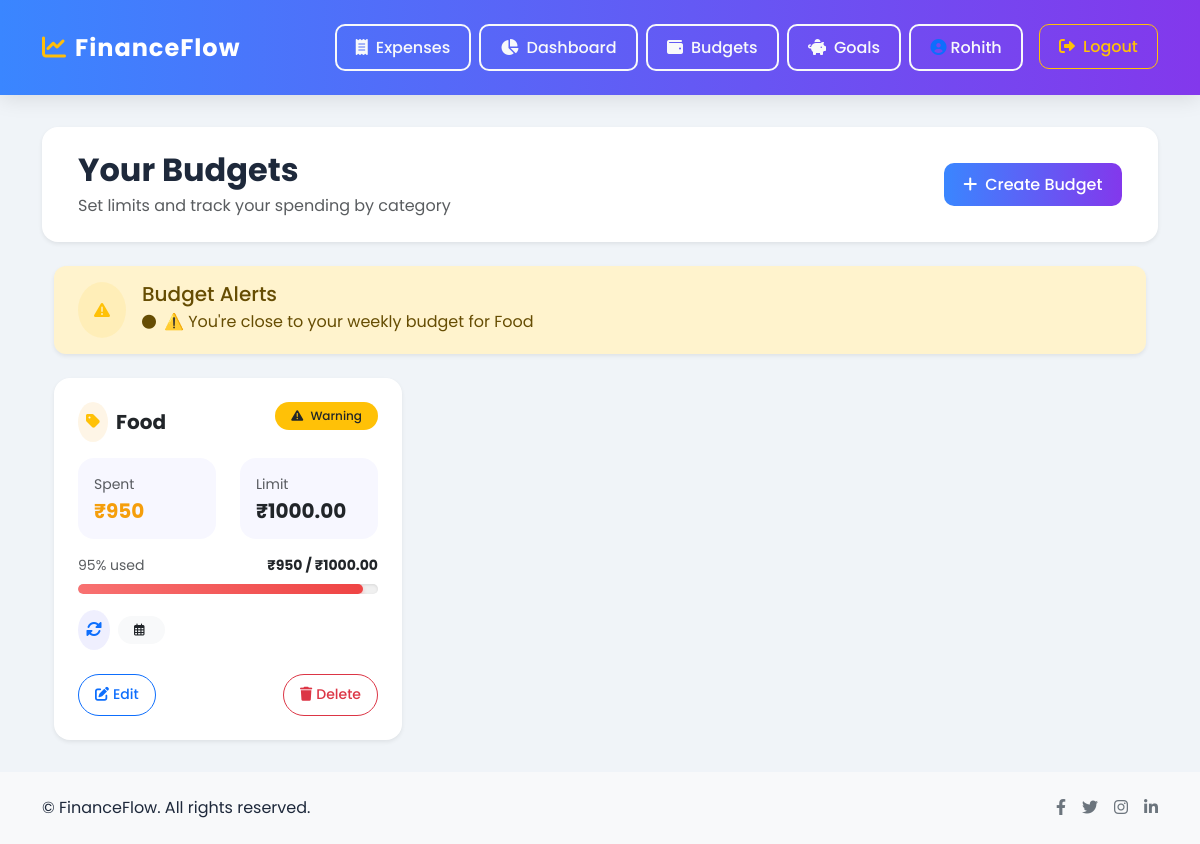
/budgets/list/ (signed in), run on the app's committed database.
### users/models.py (models this page shows)
class CustomUser(AbstractUser):
    preferred_currency = models.CharField(max_length=10, default='INR')

### budgets/models.py (models this page shows)
class Budget(models.Model):
    user = models.ForeignKey(CustomUser, on_delete=models.CASCADE)
    category = models.CharField(max_length=50)
    limit = models.DecimalField(max_digits=10, decimal_places=2)
    period = models.CharField(max_length=10, choices=[('Monthly', 'Monthly'), ('Weekly', 'Weekly')])
    created_at = models.DateTimeField(auto_now_add=True)

### budgets/views.py (the view)
# urls.py: path('list/', views.view_budgets, name='view_budgets'),
@login_required
def view_budgets(request):
    budgets = Budget.objects.filter(user=request.user)
    alerts = []
    total_spent_all = Decimal('0.00')
    for budget in budgets:
        if budget.period == 'Monthly':
            start_date = date.today().replace(day=1)
        elif budget.period == 'Weekly':
            start_date = date.today() - timedelta(days=7)
        else:
            start_date = None
        spent = Expense.objects.filter(
            user=request.user,
            category=budget.category,
            date__gte=start_date
        ).aggregate(Sum('amount'))['amount__sum'] or Decimal('0.00')
        total_spent_all += spent
        if spent >= budget.limit:
            alerts.append(f"⚠️ You have exceeded your {budget.period.lower()} budget for {budget.category}")
        elif spent >= Decimal('0.8') * budget.limit:
            alerts.append(f"⚠️ You're close to your {budget.period.lower()} budget for {budget.category}")
        budget.spent = spent
        try:
            budget.percentage = (spent / budget.limit) * 100
        except ZeroDivisionError:
            budget.percentage = 0
        if spent >= budget.limit:
            budget.status = 'over'
        elif spent >= Decimal('0.7') * budget.limit:
            budget.status = 'warning'
        elif spent >= Decimal('0.5') * budget.limit:
            budget.status = 'halfway'
        else:
            budget.status = 'good'
    return render(request, 'budgets/list.html', {
        'budgets': budgets,
        'alerts': alerts,
        'total_spent': total_spent_all
    })

### expenses/templatetags/expense_filters.py (called while the page is built)
@register.filter(name='multiply')
def multiply(value, arg):
    try:
        return float(value) * float(arg)
    except (ValueError, TypeError):
        return ''

### templates/budgets/list.html (shortened to what this page needs)
{% extends 'base.html' %}
{% load expense_filters %}
{% block content %}
<div class="animate__animated animate__fadeIn">
    <div class="bg-white rounded-4 shadow-sm p-4 mb-4">
        <div class="container">
            <div class="d-flex flex-column flex-md-row justify-content-between align-items-md-center">
                <div class="mb-3 mb-md-0">
                    <h1 class="h2 fw-bold mb-1">Your Budgets</h1>
                    <p class="text-muted mb-0">Set limits and track your spending by category</p>
                </div>
                <div class="d-flex">
                    <a href="{% url 'add_budget' %}" class="btn btn-primary animate__animated animate__pulse animate__repeat-2">
                        <i class="fas fa-plus me-2"></i>Create Budget
                    </a>
                </div>
            </div>
        </div>
    </div>
    <div class="container">
        {% if alerts %}
        <div class="alert alert-warning animate__animated animate__fadeIn shadow-sm mb-4">
            <div class="d-flex">
                <div class="rounded-circle bg-warning bg-opacity-10 p-3 me-3 d-flex align-items-center justify-content-center">
                    <i class="fas fa-exclamation-triangle text-warning"></i>
                </div>
                <div>
                    <h5 class="alert-heading mb-1">Budget Alerts</h5>
                    <ul class="list-unstyled mb-0">
                        {% for alert in alerts %}
                        <li class="mb-1"><i class="fas fa-circle me-2 small"></i>{{ alert }}</li>
                        {% endfor %}
                    </ul>
                </div>
            </div>
        </div>
        {% endif %}
        <div class="row g-4">
        {% for budget in budgets %}
            <div class="col-md-6 col-lg-4 animate__animated animate__fadeInUp" style="animation-delay: {{ forloop.counter0|multiply:0.1 }}s">
                <div class="card h-100 border-0 shadow-sm overflow-hidden">
                    <div class="card-body p-4">
                        <div class="d-flex justify-content-between align-items-start mb-3">
                            <div class="d-flex align-items-center">
                                <div class="rounded-circle p-2 me-2" style="
                                    {% if budget.status == 'over' %}
                                        background-color: rgba(239, 68, 68, 0.1);
                                    {% elif budget.status == 'warning' %}
                                        background-color: rgba(245, 158, 11, 0.1);
                                    {% else %}
                                        background-color: rgba(16, 185, 129, 0.1);
                                    {% endif %}
                                ">
                                    <i class="fas fa-tag text-{% if budget.status == 'over' %}danger{% elif budget.status == 'warning' %}warning{% else %}success{% endif %}"></i>
                                </div>
                                <h5 class="card-title mb-0 fw-bold">{{ budget.category }}</h5>
                            </div>
                            <span class="badge {% if budget.status == 'over' %}bg-danger{% elif budget.status == 'warning' %}bg-warning text-dark{% else %}bg-success{% endif %} rounded-pill px-3 py-2">
                                <i class="fas {% if budget.status == 'over' %}fa-exclamation-circle{% elif budget.status == 'warning' %}fa-exclamation-triangle{% else %}fa-check-circle{% endif %} me-1"></i>
                                {{ budget.status|title }}
                            </span>
                        </div>
                        <div class="row mb-3">
                            <div class="col-6">
                                <div class="p-3 rounded-4" style="background-color: rgba(99, 102, 241, 0.05);">
                                    <div class="text-muted small mb-1">Spent</div>
                                    <div class="fw-bold h5 mb-0" style="
                                        {% if budget.spent >= budget.limit %}
                                            color: #ef4444;
                                        {% elif budget.spent >= budget.limit|multiply:0.7 %}
                                            color: #f59e0b;
                                        {% elif budget.spent >= budget.limit|multiply:0.5 %}
                                            color: #3b82f6;
                                        {% else %}
                                            color: #10b981;
                                        {% endif %}
                                    ">₹{{ budget.spent }}</div>
                                </div>
                            </div>
                            <div class="col-6">
                                <div class="p-3 rounded-4" style="background-color: rgba(99, 102, 241, 0.05);">
                                    <div class="text-muted small mb-1">Limit</div>
                                    <div class="fw-bold h5 mb-0">₹{{ budget.limit }}</div>
                                </div>
                            </div>
                        </div>
                        <div class="mb-3">
                            <div class="d-flex justify-content-between align-items-center mb-2">
                                <span class="text-muted small">{{ budget.percentage|floatformat:0 }}% used</span>
                                <span class="small fw-bold">₹{{ budget.spent }} / ₹{{ budget.limit }}</span>
                            </div>
                            <div class="progress" style="height: 10px; border-radius: 20px; background-color: #f0f0f0; box-shadow: inset 0 1px 3px rgba(0,0,0,0.1);">
                                <div class="progress-bar progress-bar-striped progress-bar-animated"
                                    role="progressbar"
                                    style="width: {{ budget.percentage|floatformat:2 }}%; border-radius: 20px;
                                    {% if budget.percentage < 50 %}
                                        background: linear-gradient(90deg, #34d399 0%, #10b981 100%);
                                    {% elif budget.percentage < 90 %}
                                        background: linear-gradient(90deg, #fbbf24 0%, #f59e0b 100%);
                                    {% else %}
                                        background: linear-gradient(90deg, #f87171 0%, #ef4444 100%);
                                    {% endif %}
                                    box-shadow: 0 2px 4px
                                    {% if budget.percentage < 50 %}
                                        rgba(16, 185, 129, 0.3)
                                    {% elif budget.percentage < 90 %}
                                        rgba(245, 158, 11, 0.3)
                                    {% else %}
                                        rgba(239, 68, 68, 0.3)
                                    {% endif %};"
                                    aria-valuenow="{{ budget.percentage|floatformat:2 }}"
                                    aria-valuemin="0"
                                    aria-valuemax="100">
                                </div>
                            </div>
                        </div>
                        <div class="d-flex align-items-center mb-4">
                            <div class="rounded-circle p-2 me-2" style="background-color: rgba(99, 102, 241, 0.1);">
                                <i class="fas fa-sync-alt text-primary"></i>
                            </div>
                            <span class="badge bg-light text-dark rounded-pill px-3 py-2">
                                <i class="far fa-calendar-alt me-1"></i>{{ budget.reset_period }}
                            </span>
                        </div>
                        <div class="d-flex justify-content-between">
                            <a href="{% url 'edit_budget' budget.id %}" class="btn btn-sm btn-outline-primary rounded-pill px-3">
                                <i class="fas fa-edit me-1"></i>Edit
                            </a>
                            <a href="{% url 'delete_budget' budget.id %}" class="btn btn-sm btn-outline-danger rounded-pill px-3">
                                <i class="fas fa-trash me-1"></i>Delete
                            </a>
                        </div>
                    </div>
                </div>
            </div>
        {% endfor %}
        </div>
    </div>
</div>
{% endblock %}

### templates/base.html (shortened to what this page needs)
<!DOCTYPE html>
<html lang="en">
<head>
    <link rel="stylesheet" href="https://cdn.jsdelivr.net/npm/bootstrap@5.3.2/dist/css/bootstrap.min.css">
    <link rel="stylesheet" href="https://cdnjs.cloudflare.com/ajax/libs/animate.css/4.1.1/animate.min.css">
    <link href="https://cdnjs.cloudflare.com/ajax/libs/font-awesome/6.0.0/css/all.min.css" rel="stylesheet">
</head>
<body>
    <nav class="navbar navbar-expand-lg navbar-dark animate__animated animate__fadeIn">
        <div class="container py-2 animate__animated animate__fadeIn">
            <a class="navbar-brand" href="{% url 'home' %}"><i class="fas fa-chart-line"></i>FinanceFlow</a>
            <div class="collapse navbar-collapse mt-2 mt-lg-0" id="navbarNav">
                <div class="ms-auto d-flex flex-column flex-lg-row align-items-start">
                    {% if user.is_authenticated %}
                        <a class="btn btn-outline-light me-2" href="{% url 'list_expenses' %}">
                            <i class="fas fa-receipt me-2"></i>Expenses
                        </a>
                        <a class="btn btn-outline-light me-2" href="{% url 'dashboard' %}">
                            <i class="fas fa-chart-pie me-2"></i>Dashboard
                        </a>
                        <a class="btn btn-outline-light me-2" href="{% url 'view_budgets' %}">
                            <i class="fas fa-wallet me-2"></i>Budgets
                        </a>
                        <a class="btn btn-outline-light me-2" href="{% url 'view_goals' %}">
                            <i class="fas fa-piggy-bank me-2"></i>Goals
                        </a>
                        <a class="btn btn-outline-light me-2">
                            <i class="fas fa-user-circle me-1 text-primary"></i>{{ user.username }}
                        </a>
                        <form method="post" action="{% url 'logout' %}" class="d-inline-block ms-2">
                            <button type="submit" class="btn btn-outline-warning">
                                <i class="fas fa-sign-out-alt me-2"></i>Logout
                            </button>
                        </form>
                    {% endif %}
                </div>
            </div>
        </div>
    </nav>
    <div class="content-wrapper">
        <div class="container">
            {% block content %}{% endblock %}
        </div>
    </div>
    <footer class="footer mt-auto py-4 bg-light animate__animated animate__fadeIn">
        <div class="container">
            <div class="row align-items-center">
                <div class="col-md-6 text-center text-md-start">
                    <p class="mb-0">&copy; {{ now|date:"Y" }} FinanceFlow. All rights reserved.</p>
                </div>
                <div class="col-md-6 text-center text-md-end mt-3 mt-md-0">
                    <div class="d-flex justify-content-center justify-content-md-end">
                        <a href="#" class="text-decoration-none me-3 text-secondary"><i class="fab fa-facebook-f"></i></a>
                        <a href="#" class="text-decoration-none me-3 text-secondary"><i class="fab fa-twitter"></i></a>
                        <a href="#" class="text-decoration-none me-3 text-secondary"><i class="fab fa-instagram"></i></a>
                        <a href="#" class="text-decoration-none text-secondary"><i class="fab fa-linkedin-in"></i></a>
                    </div>
                </div>
            </div>
        </div>
    </footer>
</body>
</html>

### templates/base.html (style rules this page uses)
:root { --primary-color: #3a86ff; --secondary-color: #8338ec; --accent-color: #ff006e; --success-color: #38b000; --warning-color: #ffbe0b; --danger-color: #ff5252; --dark-color: #1e293b; --light-color: #f8fafc; --card-shadow: 0 10px 25px rgba(0,0,0,0.08); }
html, body { height: 100%; }
body { font-family: 'Poppins', sans-serif; background: #f0f4f8; display: flex; flex-direction: column; min-height: 100vh; color: var(--dark-color); }
.content-wrapper { flex: 1 0 auto; padding: 2rem 0; }
.navbar { background: linear-gradient(90deg, var(--primary-color), var(--secondary-color)) !important; box-shadow: 0 4px 20px rgba(0,0,0,0.1); transition: all 0.3s ease; padding: 1rem 0; }
.navbar-brand { font-weight: 700; letter-spacing: 1px; font-size: 1.5rem; color: white !important; }
.navbar-brand i { margin-right: 0.5rem; color: var(--warning-color); }
.btn { transition: all 0.3s ease; border-radius: 10px; padding: 0.6rem 1.2rem; font-weight: 500; }
.btn-primary { background: linear-gradient(to right, var(--primary-color), var(--secondary-color)); border: none; }
.btn-outline-light { border-width: 2px; }
.card { border: none; border-radius: 16px; box-shadow: var(--card-shadow); transition: all 0.3s ease; animation: fadeIn 0.5s ease-out; background: white; overflow: hidden; }
.card-body { padding: 1.5rem; }
.container { animation: slideIn 0.5s ease-out; }
.alert { border-radius: 12px; border: none; box-shadow: 0 4px 12px rgba(0,0,0,0.05); padding: 1rem 1.5rem; animation: shake 0.5s ease-out; }
.progress { height: 0.8rem; border-radius: 1rem; background-color: #e2e8f0; overflow: hidden; margin: 0.5rem 0; }
.progress-bar { border-radius: 1rem; background-image: linear-gradient(to right, var(--primary-color), var(--secondary-color)); }
.badge { padding: 0.5em 0.8em; font-weight: 500; border-radius: 6px; }

### data on the page
CustomUser: username "Rohith"
Budget: category "Food", status "Warning", spent "950", limit "1000.00", percentage "95"

### other printed values
{{ alert }} "⚠️ You're close to your weekly budget for Food"
